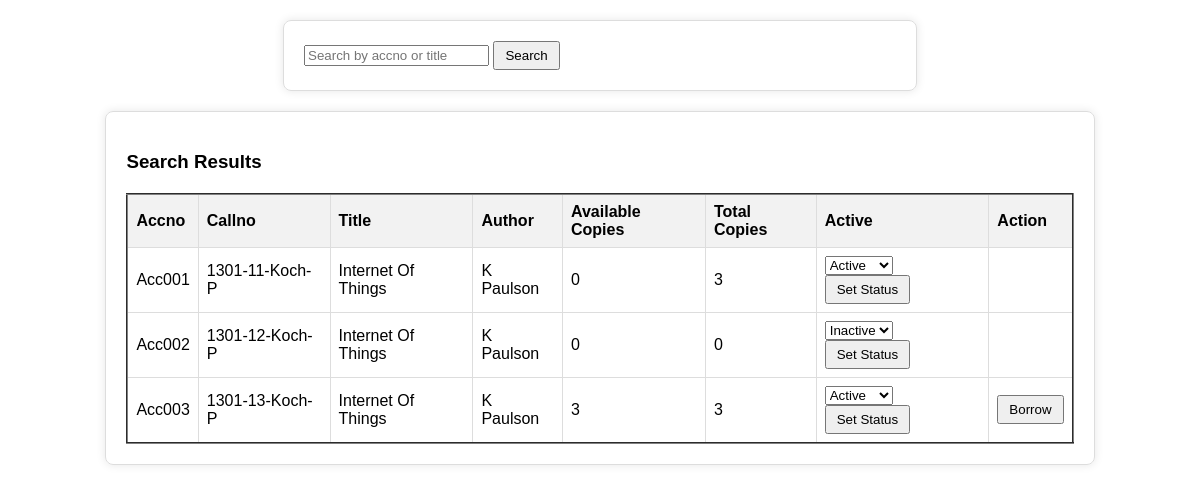
/adminpage/search_book/, run on an earlier commit of the app's database.
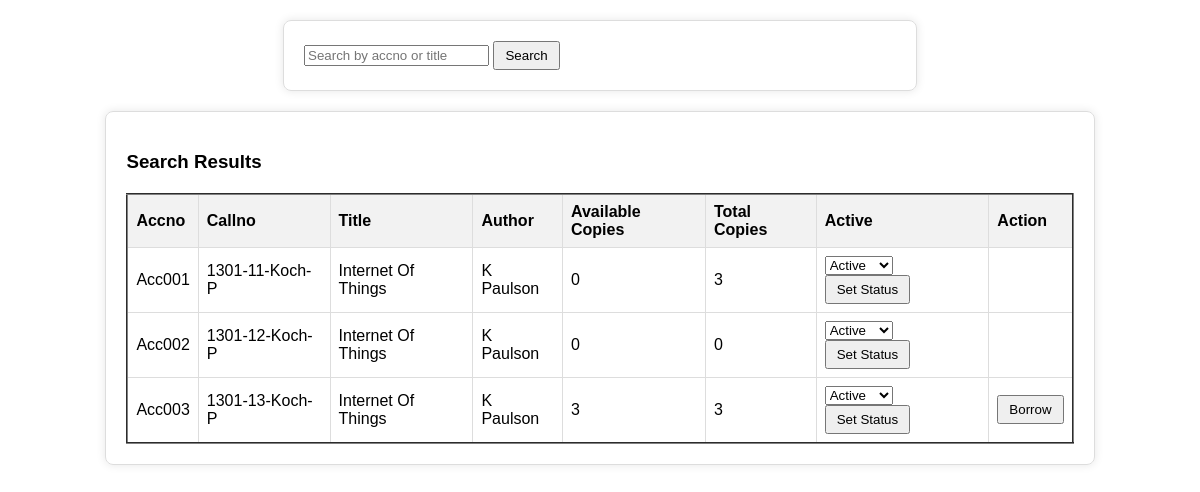
And on a later commit of the database.
### libraryapp/models.py (models this page shows, shortened)
class Book(models.Model):
    accno = models.CharField(max_length=6, primary_key=True, unique=True, editable=False)
    callno = models.CharField(max_length=20,unique=True, validators=[RegexValidator(r'^[A-Za-z0-9\-\s]+$')])
    title = models.CharField(max_length=50)
    author = models.CharField(max_length=50)
    year_of_published = models.PositiveIntegerField(validators=[validate_year_of_published])
    isbn = models.CharField(max_length=12, validators=[validate_isbn],unique=True)
    publisher = models.CharField(max_length=50)
    pages = models.PositiveIntegerField()
    BOOK_TYPES = (
        ('Fiction', 'Fiction'),
        ('Non-Fiction', 'Non-Fiction'),
        ('Science', 'Science'),
        ('Biography', 'Biography'),
        ('Computer Science', 'Computer Science'),
    )
    type_of_book = models.CharField(max_length=20, choices=BOOK_TYPES)
    available_copies = models.PositiveIntegerField(default=0)
    total_copies = models.PositiveIntegerField(default=0)
    active = models.BooleanField(default=True)
    def is_borrowed(self):
        return BorrowedBook.objects.filter(accno=self, returned=False).exists()
    def is_reserved(self):
        return BookReservation.objects.filter(accno=self, approved=False).exists()
    def can_be_borrowed(self):
        return self.active and not self.is_borrowed() and self.available_copies > 0
    def can_be_reserved(self):
        return not self.is_borrowed() and not self.is_reserved() and self.available_copies > 0

### libraryapp/views.py (the view)
# urls.py: path('adminpage/search_book/', views.search_books, name='search_books'),
def search_books(request):
    if request.method == 'GET':
        query = request.GET.get('query', '')  # Get the search query from the URL parameter
        books = Book.objects.filter(Q(accno__icontains=query) | Q(title__icontains=query))
        context = {
            'books': books,
        }
        return render(request, 'search_book.html', context)

### libraryapp/templates/search_book.html (shortened to what this page needs)
<!DOCTYPE html>
<html>
<head>
</head>
<body>
    <div class="search-card">
        <form method="get" action="{% url 'search_books' %}">
            <input type="text" name="query" placeholder="Search by accno or title" value="{{ request.GET.query }}" oninput="validateAccNoTitle(this)">
            <button type="submit">Search</button>
        </form>
    </div>
    <div class="results-card">
        <h3>Search Results</h3>
        <table border="2">
            <thead>
                <tr>
                    <th>Accno</th>
                    <th>Callno</th>
                    <th>Title</th>
                    <th>Author</th>
                    <th>Available Copies</th>
                    <th>Total Copies</th>
                    <th>Active</th>
                    <th>Action</th>
                </tr>
            </thead>
            <tbody>
    {% for book in books %}
    <tr>
        <td>{{ book.accno }}</td>
        <td>{{ book.callno }}</td>
        <td>{{ book.title }}</td>
        <td>{{ book.author }}</td>
        <td>{{ book.available_copies }}</td>
        <td>{{ book.total_copies }}</td>
        <td>
            <form method="post" action="{% url 'set_book_status' book.accno %}">
                <select name="book_status">
                    <option value="active" {% if book.active %}selected{% endif %}>Active</option>
                    <option value="inactive" {% if not book.active %}selected{% endif %}>Inactive</option>
                </select>
                <button type="submit">Set Status</button>
            </form>
        </td>
        <td>
            {% if book.active %}
                {% if book.can_be_borrowed %}
                    <form method="post" action="{% url 'borrow_book' book.accno %}">
                        <button type="submit">Borrow</button>
                    </form>
                {% elif book.can_be_reserved %}
                    <form method="post" action="{% url 'reserve_book' book.accno %}">
                        {% csrf_token %}
                        <button type="submit">Reserve</button>
                    </form>
                {% endif %}
            {% endif %}
        </td>
    </tr>
    {% empty %}
    <tr>
        <td colspan="8">No matching books found.</td>
    </tr>
    {% endfor %}
    </tbody>
</table>
    </div>
</body>
</html>

What changed in the data, as far as the page shows it:
changed Book "Acc002": book_status "Inactive" → "Active"
